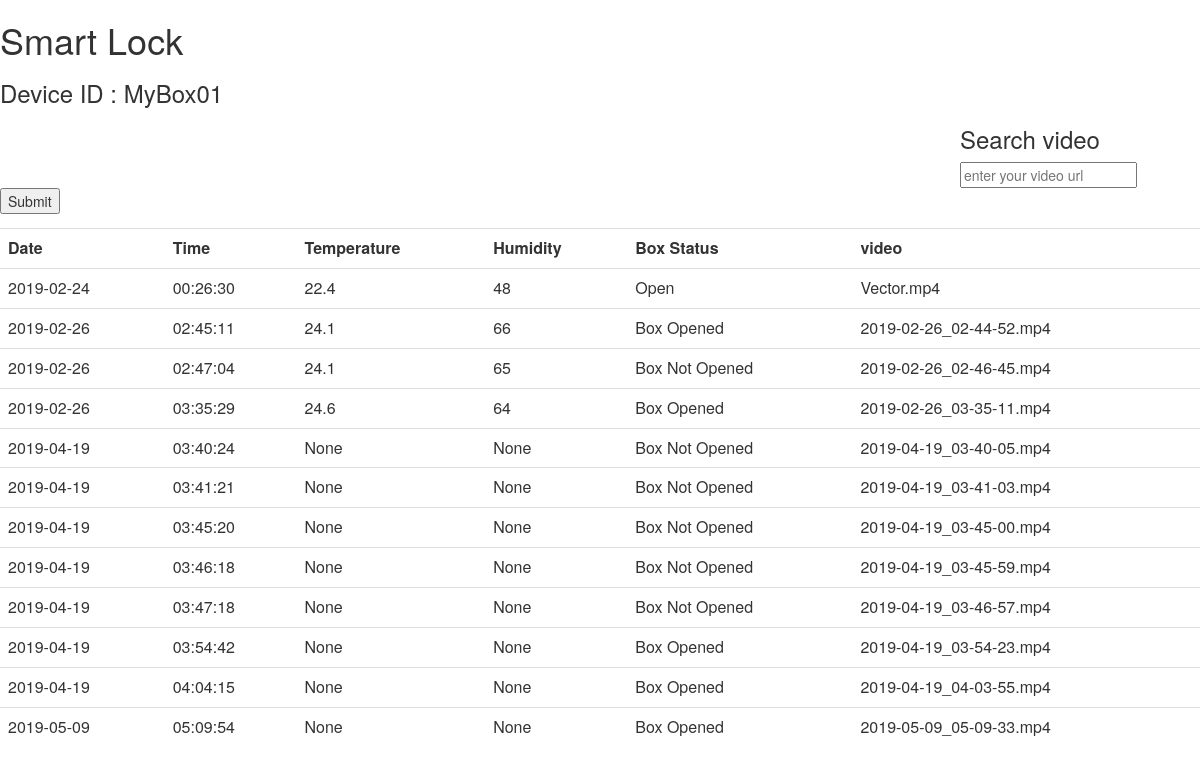
The page / on the database its author committed.
### tables this page shows
CREATE TABLE dhtreadings( temperature NUMERIC, humidity NUMERIC, currentdate DATE, currentime TIME, device TEXT, fullpath TEXT, status TEXT);

### server.py (the view)
@app.route("/")
def main():
   conn=sqlite3.connect(db_path)
   conn.row_factory = dict_factory
   c=conn.cursor()
   c.execute("SELECT * FROM dhtreadings;")
   readings = c.fetchall()
   return render_template('main1.html',
    id=readings[0]['device'],
    temperature=readings[0]['temperature'],
    humidity= readings[0]['humidity'],
    currentime= readings[0]['currentime'],
    currentdate=readings[0]['currentdate'],
    status=readings[0]['status'],
    fullpath=readings[0]['fullpath'],
    readings=readings,
    )

### server.py (called while the page is built)
def dict_factory(cursor, row):
    d = {}
    for idx, col in enumerate(cursor.description):
        d[col[0]] = row[idx]
    return d

### templates/main1.html (shortened to what this page needs)
<html>
<head>
   <link rel="stylesheet" href="https://maxcdn.bootstrapcdn.com/bootstrap/3.3.6/css/bootstrap.min.css">
   <link rel="stylesheet" href="https://maxcdn.bootstrapcdn.com/bootstrap/3.3.6/css/bootstrap-theme.min.css">
</head>
<body>
 <h1>Smart Lock </h1>
      <h3>  Device ID : {{ id }}</h3>
    <form action="/vid" method="post" target="_blank">
        <h3>Search video</h3>
        <input type='text' name="Video link" placeholder="enter your video url">
        <input  type="submit"  name="value">
    </form>
   <table class="table table-hover">
     <tr>
     <th>Date</th>
     <th>Time</th>
     <th>Temperature</th>
     <th>Humidity</th>
     <th>Box Status</th>
     <th>video</th></tr>
    {% for entry in readings %}
        <tr>
        <td>{{ entry.currentdate }}</td>
        <td>{{ entry.currentime }}</td>
        <td>{{ entry.temperature }}</td>
        <td>{{ entry.humidity }}</td>
	<td>{{ entry.status }}</td>
        <td>{{ entry.fullpath }}</td>
</tr>
     {% endfor %}
   </table>
</body>
</html>

### rows shown on the page
dhtreadings: device "MyBox01", currentdate "2019-02-24", currentime "00:26:30", temperature "22.4", humidity "48", status "Open", fullpath "Vector.mp4"
dhtreadings: currentdate "2019-02-26", currentime "02:45:11", temperature "24.1", humidity "66", status "Box Opened", fullpath "2019-02-26_02-44-52.mp4"
dhtreadings: currentdate "2019-02-26", currentime "02:47:04", temperature "24.1", humidity "65", status "Box Not Opened", fullpath "2019-02-26_02-46-45.mp4"
dhtreadings: currentdate "2019-02-26", currentime "03:35:29", temperature "24.6", humidity "64", status "Box Opened", fullpath "2019-02-26_03-35-11.mp4"
dhtreadings: currentdate "2019-04-19", currentime "03:40:24", temperature "None", humidity "None", status "Box Not Opened", fullpath "2019-04-19_03-40-05.mp4"
dhtreadings: currentdate "2019-04-19", currentime "03:41:21", temperature "None", humidity "None", status "Box Not Opened", fullpath "2019-04-19_03-41-03.mp4"
dhtreadings: currentdate "2019-04-19", currentime "03:45:20", temperature "None", humidity "None", status "Box Not Opened", fullpath "2019-04-19_03-45-00.mp4"
dhtreadings: currentdate "2019-04-19", currentime "03:46:18", temperature "None", humidity "None", status "Box Not Opened", fullpath "2019-04-19_03-45-59.mp4"
dhtreadings: currentdate "2019-04-19", currentime "03:47:18", temperature "None", humidity "None", status "Box Not Opened", fullpath "2019-04-19_03-46-57.mp4"
dhtreadings: currentdate "2019-04-19", currentime "03:54:42", temperature "None", humidity "None", status "Box Opened", fullpath "2019-04-19_03-54-23.mp4"
dhtreadings: currentdate "2019-04-19", currentime "04:04:15", temperature "None", humidity "None", status "Box Opened", fullpath "2019-04-19_04-03-55.mp4"
dhtreadings: currentdate "2019-05-09", currentime "05:09:54", temperature "None", humidity "None", status "Box Opened", fullpath "2019-05-09_05-09-33.mp4"
